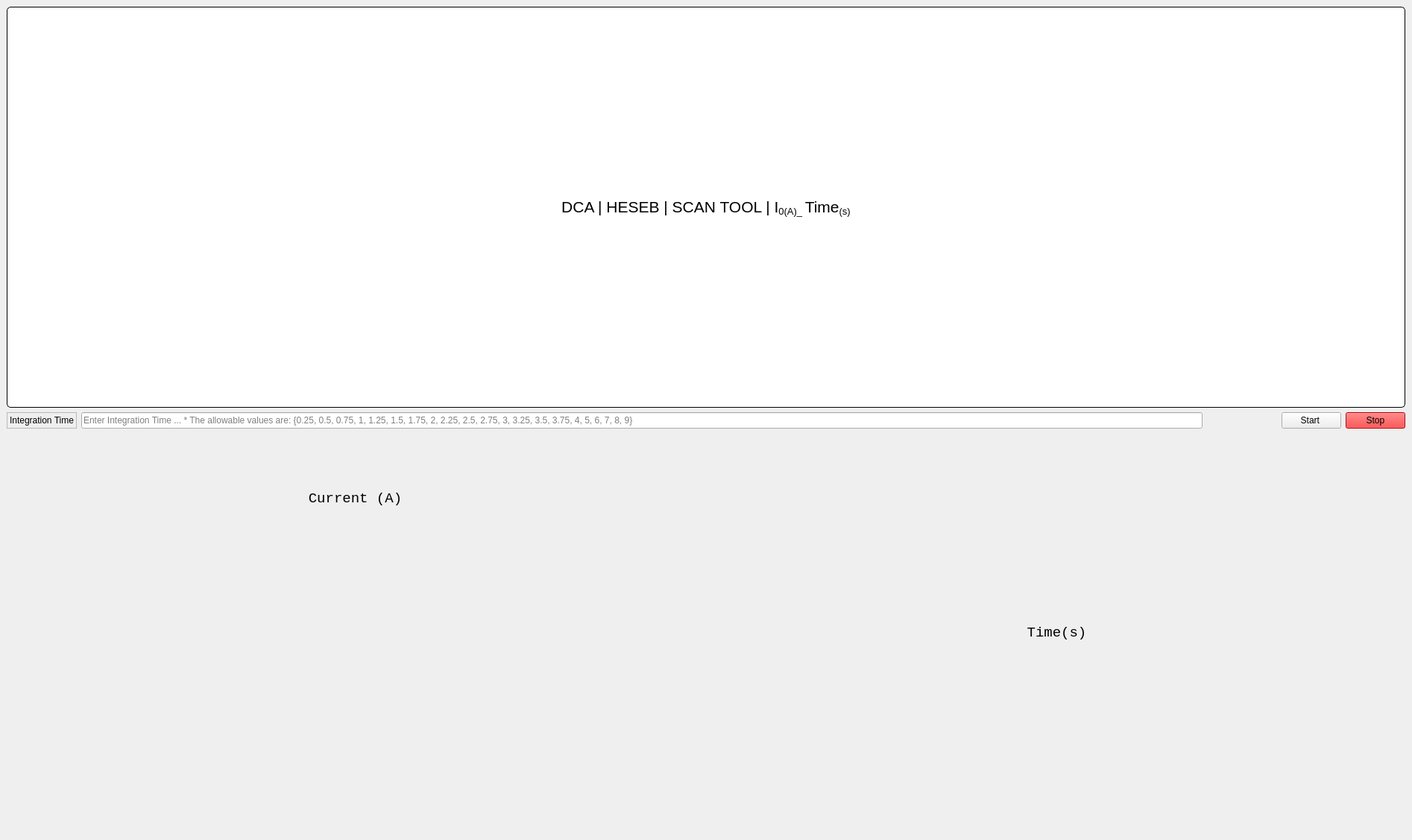
<?xml version="1.0" encoding="UTF-8"?>
<ui version="4.0">
 <class>HESEB_ScanTool_I0vsTime</class>
 <widget class="QMainWindow" name="HESEB_ScanTool_I0vsTime">
  <property name="geometry">
   <rect>
    <x>0</x>
    <y>0</y>
    <width>1894</width>
    <height>1127</height>
   </rect>
  </property>
  <property name="windowTitle">
   <string>HESEB_ScanTool_I0vsTime</string>
  </property>
  <widget class="QWidget" name="centralwidget">
   <layout class="QGridLayout" name="gridLayout_4">
    <item row="0" column="0">
     <layout class="QGridLayout" name="gridLayout">
      <item row="0" column="0">
       <widget class="QLabel" name="lblTitle_2">
        <property name="sizePolicy">
         <sizepolicy hsizetype="Minimum" vsizetype="Minimum">
          <horstretch>0</horstretch>
          <verstretch>0</verstretch>
         </sizepolicy>
        </property>
        <property name="font">
         <font>
          <pointsize>16</pointsize>
         </font>
        </property>
        <property name="styleSheet">
         <string notr="true">background-color: rgb(255, 255, 255);
border: 1px solid black;
border-radius: 5px;
margin-top: 0.5em;
subcontrol-origin: margin;
left: 10px;
padding: 0 3px 0 3px;</string>
        </property>
        <property name="text">
         <string>&lt;html&gt;&lt;head/&gt;&lt;body&gt;&lt;p&gt;DCA | HESEB | SCAN TOOL | I&lt;span style=&quot; vertical-align:sub;&quot;&gt;0(A)_ &lt;/span&gt;Time&lt;span style=&quot; vertical-align:sub;&quot;&gt;(s)&lt;/span&gt;&lt;/p&gt;&lt;/body&gt;&lt;/html&gt;</string>
        </property>
        <property name="alignment">
         <set>Qt::AlignCenter</set>
        </property>
        <property name="margin">
         <number>11</number>
        </property>
       </widget>
      </item>
     </layout>
    </item>
    <item row="1" column="0">
     <layout class="QGridLayout" name="gridLayout_2">
      <item row="0" column="1">
       <widget class="QLineEdit" name="Int_time">
        <property name="font">
         <font>
          <pointsize>9</pointsize>
         </font>
        </property>
        <property name="styleSheet">
         <string notr="true">border-color: rgb(0, 0, 0);</string>
        </property>
        <property name="placeholderText">
         <string>Enter Integration Time ... * The allowable values are: {0.25, 0.5, 0.75, 1, 1.25, 1.5, 1.75, 2, 2.25, 2.5, 2.75, 3, 3.25, 3.5, 3.75, 4, 5, 6, 7, 8, 9}</string>
        </property>
        <property name="cursorMoveStyle">
         <enum>Qt::LogicalMoveStyle</enum>
        </property>
        <property name="clearButtonEnabled">
         <bool>false</bool>
        </property>
       </widget>
      </item>
      <item row="0" column="3">
       <widget class="QPushButton" name="Start">
        <property name="cursor">
         <cursorShape>PointingHandCursor</cursorShape>
        </property>
        <property name="styleSheet">
         <string notr="true">border-color: rgb(0, 0, 0);</string>
        </property>
        <property name="text">
         <string>Start </string>
        </property>
       </widget>
      </item>
      <item row="0" column="0">
       <widget class="QLabel" name="label">
        <property name="frameShape">
         <enum>QFrame::StyledPanel</enum>
        </property>
        <property name="text">
         <string>Integration Time</string>
        </property>
       </widget>
      </item>
      <item row="0" column="2">
       <spacer name="horizontalSpacer">
        <property name="orientation">
         <enum>Qt::Horizontal</enum>
        </property>
        <property name="sizeType">
         <enum>QSizePolicy::Fixed</enum>
        </property>
        <property name="sizeHint" stdset="0">
         <size>
          <width>100</width>
          <height>20</height>
         </size>
        </property>
       </spacer>
      </item>
      <item row="0" column="4">
       <widget class="QPushButton" name="Stop">
        <property name="cursor">
         <cursorShape>PointingHandCursor</cursorShape>
        </property>
        <property name="styleSheet">
         <string notr="true">background-color: rgb(255, 0, 0);
border-color: rgb(0, 0, 0);</string>
        </property>
        <property name="text">
         <string>Stop</string>
        </property>
       </widget>
      </item>
     </layout>
    </item>
    <item row="2" column="0">
     <layout class="QGridLayout" name="gridLayout_3">
      <item row="0" column="1">
       <widget class="QEPlotter" name="qeplotter_2">
        <property name="pvItemsIsVisible" stdset="0">
         <bool>false</bool>
        </property>
        <property name="statusIsVisible" stdset="0">
         <bool>false</bool>
        </property>
        <property name="DataVariableX" stdset="0">
         <string>PLOT:HESEB:It</string>
        </property>
        <property name="DataVariableA" stdset="0">
         <string>PLOT:It</string>
        </property>
        <property name="SizeVariableX" stdset="0">
         <string>PLOT:HESEB:It.NORD</string>
        </property>
        <property name="SizeVariableA" stdset="0">
         <string>PLOT:It.NORD</string>
        </property>
       </widget>
      </item>
      <item row="1" column="1">
       <widget class="QLabel" name="label_13">
        <property name="font">
         <font>
          <family>Monospace</family>
          <pointsize>14</pointsize>
          <italic>false</italic>
          <underline>false</underline>
          <strikeout>false</strikeout>
          <stylestrategy>PreferDefault</stylestrategy>
          <kerning>true</kerning>
         </font>
        </property>
        <property name="text">
         <string>&lt;html&gt;&lt;head/&gt;&lt;body&gt;&lt;p&gt;Time(s)&lt;/p&gt;&lt;/body&gt;&lt;/html&gt;</string>
        </property>
        <property name="alignment">
         <set>Qt::AlignCenter</set>
        </property>
       </widget>
      </item>
      <item row="0" column="0">
       <widget class="QLabel" name="label_14">
        <property name="font">
         <font>
          <family>Monospace</family>
          <pointsize>14</pointsize>
          <italic>false</italic>
          <underline>false</underline>
          <strikeout>false</strikeout>
          <stylestrategy>PreferDefault</stylestrategy>
          <kerning>true</kerning>
         </font>
        </property>
        <property name="layoutDirection">
         <enum>Qt::LeftToRight</enum>
        </property>
        <property name="styleSheet">
         <string notr="true">.label_14{
transform: rotate(-90deg);
}</string>
        </property>
        <property name="text">
         <string>Current (A)</string>
        </property>
        <property name="alignment">
         <set>Qt::AlignCenter</set>
        </property>
        <property name="wordWrap">
         <bool>false</bool>
        </property>
       </widget>
      </item>
      <item row="2" column="1">
       <widget class="QLabel" name="Status">
        <property name="text">
         <string/>
        </property>
       </widget>
      </item>
     </layout>
    </item>
   </layout>
  </widget>
 </widget>
 <customwidgets>
  <customwidget>
   <class>QEPlotter</class>
   <extends>QEFrame</extends>
   <header>QEPlotter.h</header>
  </customwidget>
  <customwidget>
   <class>QEFrame</class>
   <extends>QFrame</extends>
   <header>QEFrame.h</header>
   <container>1</container>
  </customwidget>
 </customwidgets>
 <resources/>
 <connections/>
</ui>
